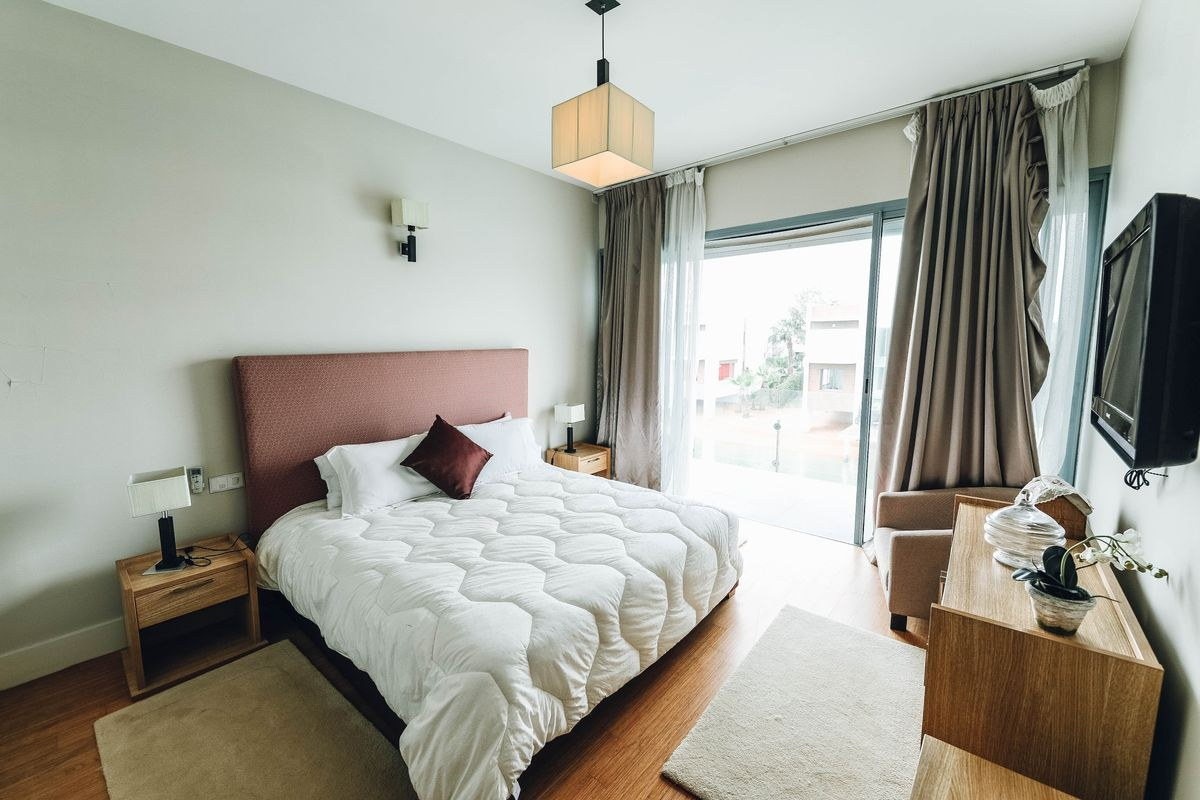
#> input picture backend/tools/scene_src/bedroom.jpg, 1200 x 800 px
$ python smoke_test.py tools/scene_src/bedroom.jpg
#> lines starting #> are read from the running program, lines starting #| are printed output that depends on the picture; after the words box and inside, x2 and y2 are one past the last pixel; in counts of white or black regions, pixels touching at a corner belong together
### backend/app/recolor.py
"""رنگ‌آمیزی واقع‌گرایانه‌ی دیوار با حفظ نور، سایه و بافت عکس اصلی.

روش:
- کار در فضای رنگی Lab.
- روشنایی (L): میانگینِ ناحیه به روشناییِ رنگ هدف منتقل می‌شود، ولی همه‌ی جزئیاتِ
  بافت (فرکانس بالا) و بیشترِ کنتراستِ سایه‌روشن حفظ می‌شود → رنگ‌های تیره واقعاً تیره
  و رنگ‌های روشن واقعاً روشن دیده می‌شوند، بدون تخت‌شدن.
- رنگ (a, b): روی رنگ هدف تنظیم می‌شود + کسر کوچکی از تغییراتِ رنگیِ اصلی نگه داشته
  می‌شود تا سطح «زنده» بماند و پوستریِ تخت نشود.
- انعکاس نور/آفتاب (highlight) و سایه‌های عمیق کم‌رنگ‌تر رنگ می‌گیرند.
- ترکیب نهایی در فضای خطی نور انجام می‌شود تا لبه‌ها طبیعی باشد.
"""

from __future__ import annotations

import cv2
import numpy as np
from PIL import Image

from .mask_utils import refine_mask


def hex_to_rgb(value: str) -> tuple[int, int, int]:
    value = value.lstrip("#")
    return tuple(int(value[i : i + 2], 16) for i in (0, 2, 4))  # type: ignore[return-value]


def _srgb_to_linear(x: np.ndarray) -> np.ndarray:
    x = x / 255.0
    return np.where(x <= 0.04045, x / 12.92, ((x + 0.055) / 1.055) ** 2.4)


def _linear_to_srgb(x: np.ndarray) -> np.ndarray:
    x = np.clip(x, 0.0, 1.0)
    return np.where(x <= 0.0031308, x * 12.92, 1.055 * (x ** (1 / 2.4)) - 0.055) * 255.0


def recolor_walls(
    image: Image.Image,
    mask: np.ndarray,
    color: str,
    *,
    refine: bool = True,
    contrast_keep: float = 0.9,
    chroma_texture: float = 0.14,
    lighting: str = "natural",
    strength: float = 1.0,
) -> Image.Image:
    """تصویری با دیوارِ رنگ‌شده برمی‌گرداند. `color` باید هگز `#RRGGBB` باشد."""
    rgb = np.asarray(image.convert("RGB"), dtype=np.uint8)

    m = np.clip(mask.astype(np.float32), 0.0, 1.0)
    if refine:
        m = refine_mask(rgb, m)
    if float((m > 0.5).sum()) < 50:
        return Image.fromarray(rgb)

    hard = m > 0.5

    target_rgb = np.array(hex_to_rgb(color), dtype=np.uint8).reshape(1, 1, 3)
    tL, tA, tB = cv2.cvtColor(target_rgb, cv2.COLOR_RGB2LAB)[0, 0].astype(np.float32)

    lab = cv2.cvtColor(rgb, cv2.COLOR_RGB2LAB).astype(np.float32)
    L, A, B = lab[..., 0], lab[..., 1], lab[..., 2]

    mean_L = float(L[hard].mean())
    mean_A = float(A[hard].mean())
    mean_B = float(B[hard].mean())

    # روشنایی: انتقال میانگین + حفظ کنتراست و جزئیات
    new_L = tL + (L - mean_L) * contrast_keep

    # حفظ انعکاس نور شدید (آفتاب روی دیوار، لامپ)
    highlight = np.clip((L - 232.0) / 23.0, 0.0, 1.0)
    new_L = new_L * (1.0 - highlight) + L * highlight
    new_L = np.clip(new_L, 4.0, 252.0)

    # رنگ: هدف + کمی بافت رنگیِ اصلی
    new_A = tA + (A - mean_A) * chroma_texture
    new_B = tB + (B - mean_B) * chroma_texture
    # سایه‌های عمیق و های‌لایت‌ها اشباع کمتری دارند
    deep = np.clip((30.0 - new_L) / 30.0, 0.0, 1.0)
    desat = np.clip(highlight + deep, 0.0, 1.0)[..., None]
    ab = np.stack([new_A, new_B], axis=-1)
    ab = ab * (1.0 - 0.55 * desat) + np.array([128.0, 128.0]) * (0.55 * desat)

    out_lab = np.stack([new_L, ab[..., 0], ab[..., 1]], axis=-1)
    recolored = cv2.cvtColor(np.clip(out_lab, 0, 255).astype(np.uint8), cv2.COLOR_LAB2RGB)

    recolored = _apply_lighting(recolored, lighting)

    # ترکیب در فضای خطی نور
    alpha = (m * strength)[..., None]
    alpha = alpha * (1.0 - 0.45 * highlight[..., None])
    base_lin = _srgb_to_linear(rgb.astype(np.float32))
    new_lin = _srgb_to_linear(recolored.astype(np.float32))
    out_lin = base_lin * (1.0 - alpha) + new_lin * alpha
    out = _linear_to_srgb(out_lin)

    return Image.fromarray(np.clip(out, 0, 255).astype(np.uint8))


# [39 lines left out: functions _apply_lighting, recolor_multi, mask_preview, not called in this run]

### backend/smoke_test.py
"""تست سریع: بدون سرور، خط پردازش را روی یک عکس نمونه اجرا می‌کند.

اجرا:  .venv\\Scripts\\python.exe smoke_test.py [مسیر_عکس]
اگر عکسی داده نشود، یک تصویر مصنوعی ساخته می‌شود.
خروجی‌ها در پوشه‌ی out/ ذخیره می‌شوند.
"""

from __future__ import annotations

import sys
from pathlib import Path

import numpy as np
from PIL import Image

from app.recolor import recolor_walls

OUT = Path(__file__).parent / "out"
OUT.mkdir(exist_ok=True)


def synthetic() -> Image.Image:
    h, w = 480, 640
    img = np.zeros((h, w, 3), dtype=np.uint8)
    # دیوار روشن با گرادیان نور
    grad = np.linspace(180, 235, w).astype(np.uint8)
    img[:, :] = np.stack([grad, grad, grad], axis=-1)
    # کف تیره‌تر
    img[int(h * 0.72) :, :] = (110, 95, 80)
    # یک پنجره‌ی روشن
    img[60:200, 420:560] = 250
    return Image.fromarray(img)


def main() -> None:
    if len(sys.argv) > 1:
        img = Image.open(sys.argv[1]).convert("RGB")
#> img is the input picture: PIL image 1200x800 RGB; mean R, G, B 161.2, 160, 150.1
        img.thumbnail((1280, 1280))
    else:
        img = synthetic()
    img.save(OUT / "before.jpg")

    # تست رنگ‌آمیزی با ماسک ساختگی (نیمه‌ی بالای تصویر = دیوار)
    mask = np.zeros(img.size[::-1], dtype=np.float32)
    mask[: int(mask.shape[0] * 0.7), :] = 1.0
    recolor_walls(img, mask, "#35566B").save(OUT / "recolor_fake_mask.jpg")
#> in recolor_walls, `m = np.clip(mask.astype(np.float32), 0.0, 1.0)`:
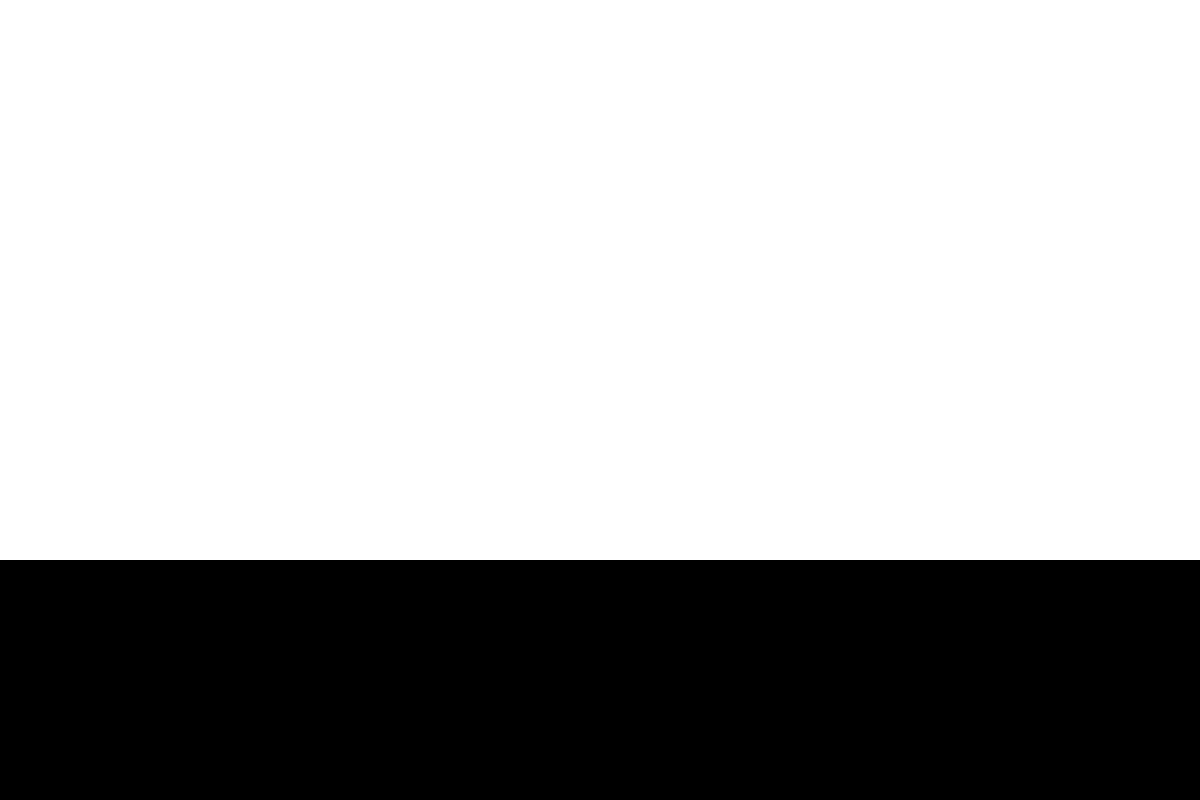
#> m: shape (800, 1200) float32; values 0 (black) and 1 (white), 70% white; 1 black region, box (x1, y1, x2, y2) and area: (0, 560, 1200, 800) 288000
#> (the call stopped at in recolor_walls, `m = refine_mask(rgb, m)`: app is not available in this run)
    print("OK  recolor (ماسک ساختگی)  ->", OUT / "recolor_fake_mask.jpg")

    # تست خط کامل با مدل واقعی
    try:
        from app.segmentation import wall_mask

        real = wall_mask(img)
        cover = float((real > 0.5).mean()) * 100
        print(f"OK  segmentation  -> {cover:.1f}% از تصویر به‌عنوان دیوار تشخیص داده شد")
        recolor_walls(img, real, "#7C8459").save(OUT / "recolor_real_mask.jpg")
        print("OK  خط کامل  ->", OUT / "recolor_real_mask.jpg")
    except Exception as exc:  # noqa: BLE001
        print(f"SKIP segmentation ({type(exc).__name__}: {exc})")


if __name__ == "__main__":
    main()
#> (the call stopped at in main, `from app.segmentation import wall_mask`: torch is not available in this run)

$ run again, on backend/tools/scene_src/living.jpg
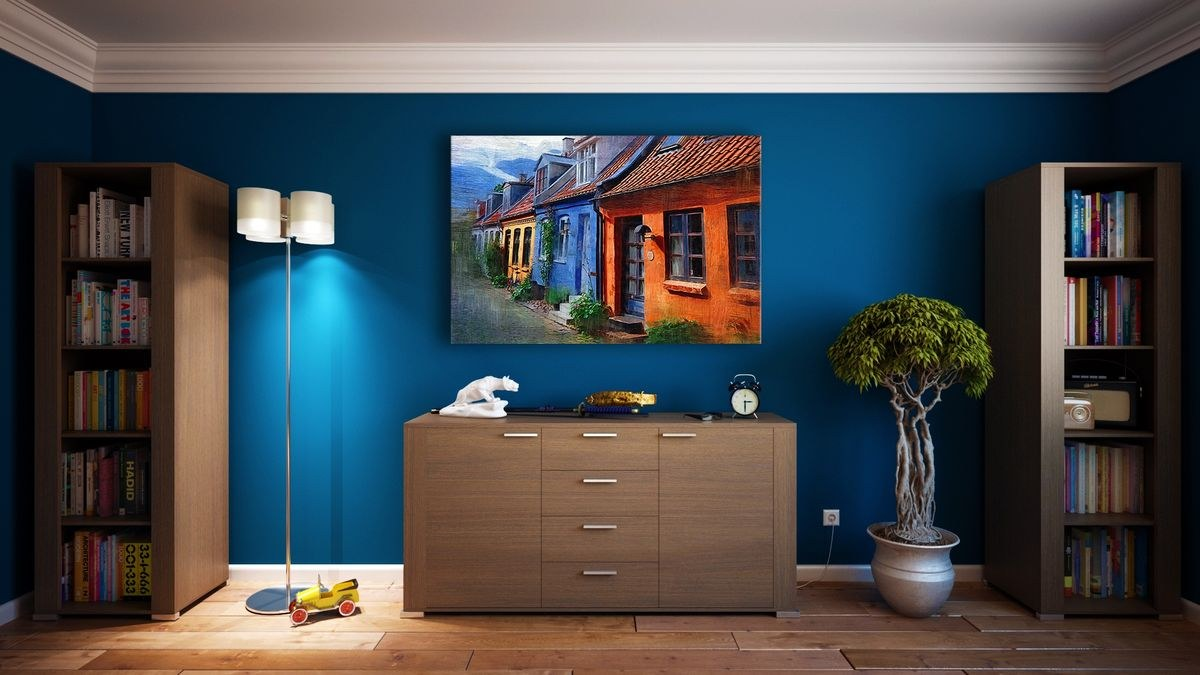
#> input picture backend/tools/scene_src/living.jpg, 1200 x 675 px
#> in main, img is the input picture: PIL image 1200x675 RGB; mean R, G, B 75, 78.3, 81
#> in recolor_walls, `m = np.clip(mask.astype(np.float32), 0.0, 1.0)`:
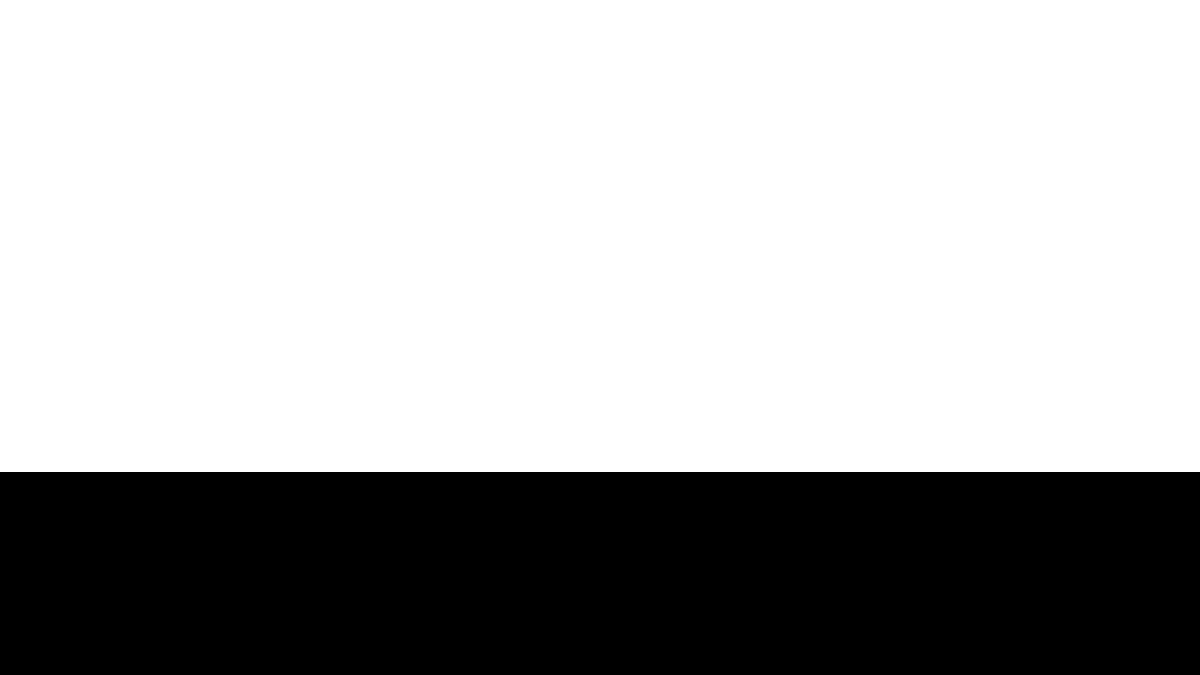
#> m: shape (675, 1200) float32; values 0 (black) and 1 (white), 69.9% white; 1 black region, box (x1, y1, x2, y2) and area: (0, 472, 1200, 675) 243600
